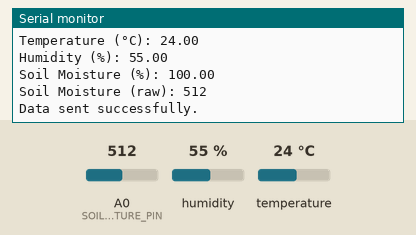
A sketch run on a simulated ESP8266 (NodeMCU). Shown: the last lines printed to the serial monitor. The test bench sets the inputs (shaded band); at power-on: humidity 55 %, A0 (SOIL_MOISTURE_PIN) = 512, temperature 24 °C. WiFi joins after 1.5 s; servers stay silent unless stated.

Above: at 3.2 s.
3.3 s: humidity set to 22 %
At 3.54 s:
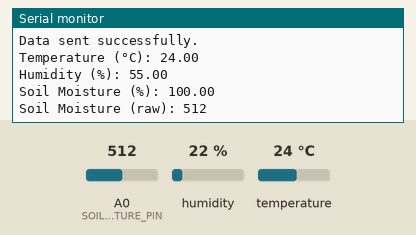
5.1 s: A0 (SOIL_MOISTURE_PIN) set to 716
At 6.7 s:
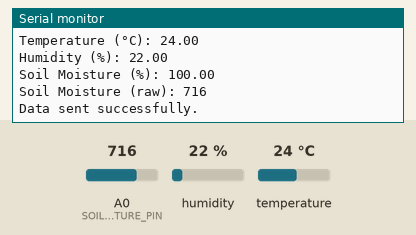
6.9 s: temperature set to 12 °C
At 7.5 s:
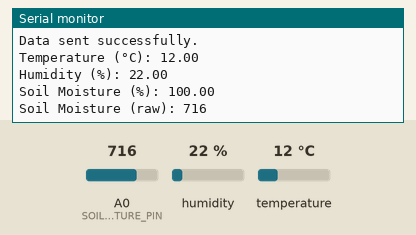
8.7 s: A0 (SOIL_MOISTURE_PIN) set to 900
At 10.4 s:
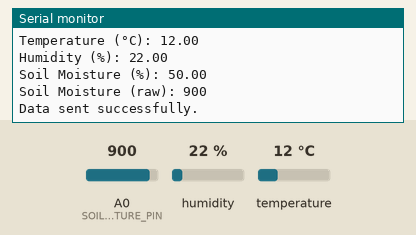
10.5 s: humidity set to 40 %
At 11.43 s:
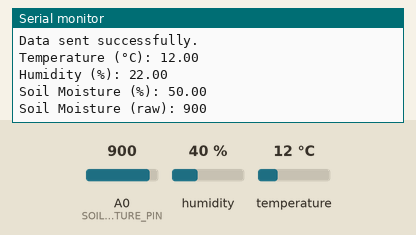
Timing chart, 0 to 13.3 s (numbered marks = the images above; inputs shaded):
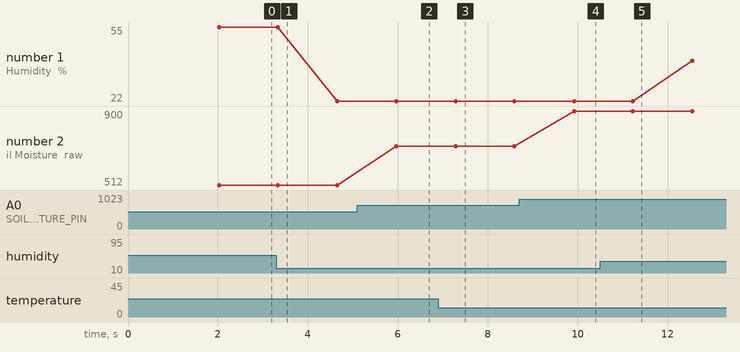

The sketch:

esp32cam_test.ino
```cpp
/*
  ThingSpeak Integration for AutoAgriBot on ESP8266
  Sends soil moisture, temperature, and humidity to ThingSpeak.
  Adapted for DHT11 and soil moisture sensor.
*/

#include <ESP8266WiFi.h>
#include "ThingSpeak.h"
#include <DHT.h>

const char* ssid = "BOT-123";          // Replace with your Wi-Fi name
const char* password = "12345123";  // Replace with your Wi-Fi password

WiFiClient client;

unsigned long myChannelNumber = 3123787;  // Replace with your ThingSpeak channel number (e.g., 1234567)
const char* myWriteAPIKey = "5ZL8RKYCMPHTLSHQ";     // Replace with your Write API Key

// Timer variables (send data every 30 seconds)
unsigned long lastTime = 0;
unsigned long timerDelay = 1000;

// Sensor definitions
#define DHTPIN 4          // DHT11 data pin (GPIO4 / D2 on NodeMCU)
#define DHTTYPE DHT11     // DHT11 sensor type
DHT dht(DHTPIN, DHTTYPE);

#define SOIL_MOISTURE_PIN A0  // Soil moisture analog pin (A0)

// Variables for readings
float temperatureC;
float humidity;
float soilMoisturePercent;

void setup() {
  Serial.begin(115200);  // Initialize serial for debugging
  dht.begin();           // Initialize DHT11

  WiFi.begin(ssid, password);
  while (WiFi.status() != WL_CONNECTED) {
    delay(1000);
    Serial.println("Connecting to WiFi...");
  }
  Serial.println("Connected to WiFi");

  ThingSpeak.begin(client);  // Initialize ThingSpeak
}
void loop() {
  if ((millis() - lastTime) > timerDelay) {

    // Read temperature and humidity from DHT11
    temperatureC = dht.readTemperature();
    if (isnan(temperatureC)) {
      Serial.println("Failed to read temperature!");
      temperatureC = 0;
    } else {
      Serial.print("Temperature (°C): ");
      Serial.println(temperatureC);
    }

    humidity = dht.readHumidity();
    if (isnan(humidity)) {
      Serial.println("Failed to read humidity!");
      humidity = 0;
    } else {
      Serial.print("Humidity (%): ");
      Serial.println(humidity);
    }

    // Read soil moisture and map to 0-24% based on your data
    int soilRaw = analogRead(SOIL_MOISTURE_PIN);
    float soilMoisturePercent = map(soilRaw, 1024, 830, 0, 10);  // 0% at 1024, 24% at 782
    if (soilMoisturePercent > 10) soilMoisturePercent = 10;      // Cap at 24%
    if (soilMoisturePercent < 0) soilMoisturePercent = 0;        // Cap at 0%
    // Normalize to 0-100% for ThingSpeak
    soilMoisturePercent = soilMoisturePercent * (100.0 / 10);  // Scale to 0-100%
    Serial.print("Soil Moisture (%): ");
    Serial.println(soilMoisturePercent);
    Serial.print("Soil Moisture (raw): ");
    Serial.println(soilRaw);

    // Set ThingSpeak fields
    ThingSpeak.setField(1, temperatureC);    // Field 1: Temperature
    ThingSpeak.setField(2, humidity);        // Field 2: Humidity
    ThingSpeak.setField(3, soilMoisturePercent);  // Field 3: Soil Moisture

    // Write to ThingSpeak
    int response = ThingSpeak.writeFields(myChannelNumber, myWriteAPIKey);
    if (response == 200) {
      Serial.println("Data sent successfully.");
    } else {
      Serial.println("Error sending data. HTTP code: " + String(response));
    }

    lastTime = millis();
  }

  // Multi-level irrigation conditions based on soil moisture
  // if (soilMoisturePercent < 10 && temperatureC > 28) {  // Very dry (<10% ~ raw > 960)
  //   // Heavy watering: TURN ON water_pump for longer (e.g., 10 seconds)
  //   Serial.println("Heavy watering: Water pump ON (10s)");
  // } else if (soilMoisturePercent < 15 && temperatureC > 28) {  // Moderately dry (10-15% ~ raw 900-960)
  //   // Moderate watering: TURN ON water_pump for 5 seconds
  //   Serial.println("Moderate watering: Water pump ON (5s)");
  // } else if (soilMoisturePercent < 20 && temperatureC > 28) {  // Slightly dry (15-20% ~ raw 850-900)
  //   // Light watering: TURN ON water_pump for 2 seconds
  //   Serial.println("Light watering: Water pump ON (2s)");
  // } else {
  //   // Sufficient moisture: TURN OFF water_pump
  //   Serial.println("Water pump OFF");
  // }
}
```

Measured:
- after the input at 5.1 s, the serial monitor: prints a new line after 0.86 s (image 2)
- after the input at 6.9 s, the serial monitor: prints a new line after 0.39 s (image 3)
- after the input at 8.7 s, the serial monitor: prints a new line after 1.2 s (image 4)
- plotted number 1: 55 → 22 after the input at 3.3 s, 22 → 40 after the input at 10.5 s
- plotted number 2: 512 → 716 after the input at 5.1 s, 716 → 900 after the input at 8.7 s
